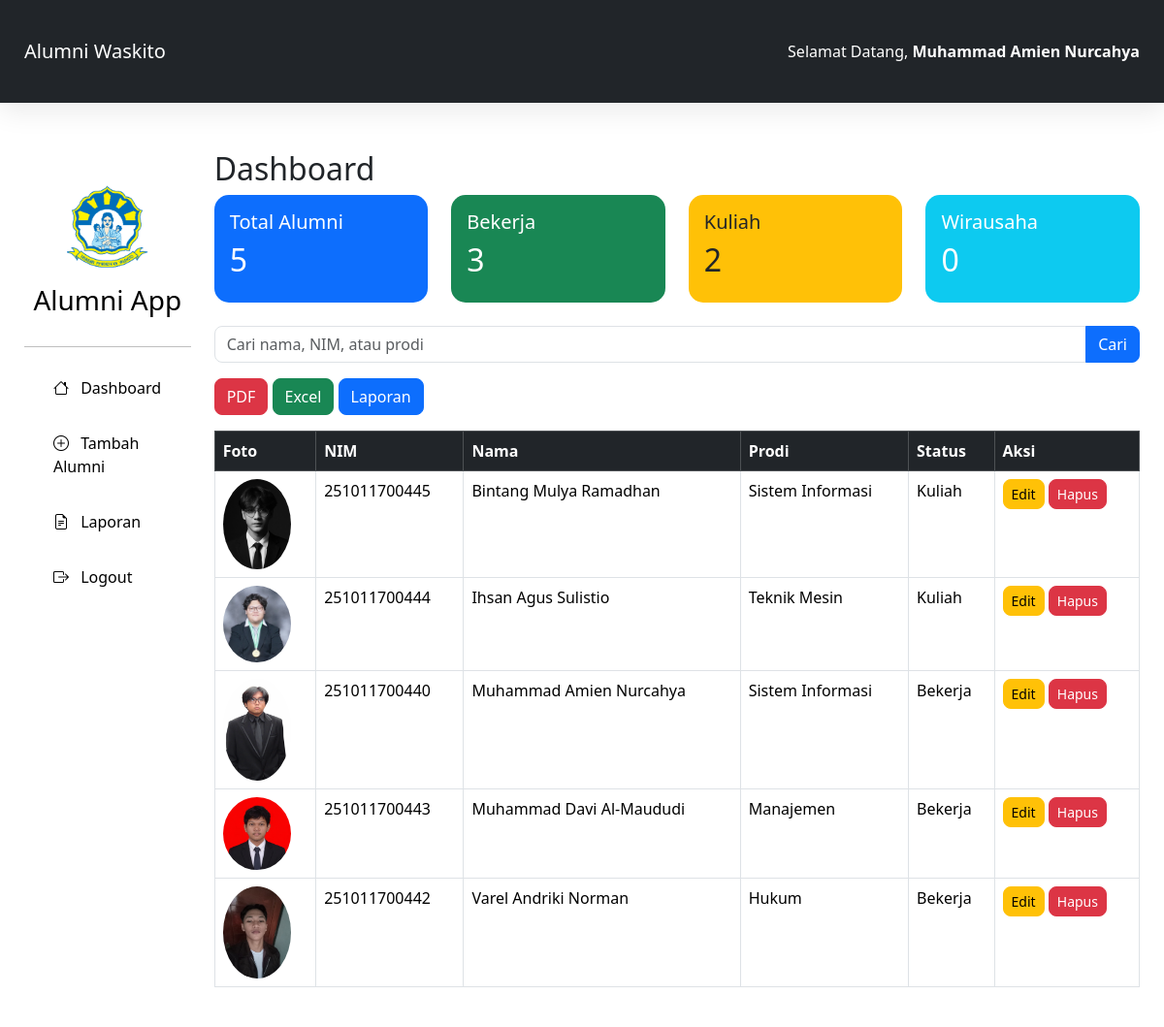
The page /view/dashboard.php (signed in) on the database its author committed.
### tables this page shows
CREATE TABLE `alumni` (
  `id` bigint(20) NOT NULL,
  `nim` varchar(20) NOT NULL,
  `nama` varchar(100) NOT NULL,
  `jenis_kelamin` enum('Laki-laki','Perempuan') NOT NULL,
  `prodi` varchar(100) NOT NULL,
  `angkatan` year(4) NOT NULL,
  `tahun_lulus` year(4) NOT NULL,
  `email` varchar(100) DEFAULT NULL,
  `telepon` varchar(20) DEFAULT NULL,
  `alamat` text DEFAULT NULL,
  `pekerjaan` varchar(100) DEFAULT NULL,
  `status` enum('Bekerja','Kuliah','Wirausaha','Belum Bekerja') DEFAULT 'Belum Bekerja',
  `foto` varchar(255) DEFAULT 'default.png',
  `created_at` timestamp NOT NULL DEFAULT current_timestamp(),
  `updated_at` timestamp NOT NULL DEFAULT current_timestamp() ON UPDATE current_timestamp()
);

### model/Alumni.php (called while the page is built, shortened)
<?php
class Alumni extends Database
{
    public function tampil()
    {
        $conn = $this->getConnection();
        return mysqli_query($conn,
        "SELECT * FROM alumni ORDER BY nama ASC");
    }
    public function total()
    {
        $conn = $this->getConnection();
        $sql=mysqli_query($conn,
        "SELECT COUNT(*) AS total FROM alumni");
        return mysqli_fetch_assoc($sql);
    }
    public function totalStatus($status)
    {
        $conn = $this->getConnection();
        $sql=mysqli_query($conn,
        "SELECT COUNT(*) AS total
        FROM alumni
        WHERE status='$status'");
        return mysqli_fetch_assoc($sql);
    }
}

### controller/AlumniController.php (called while the page is built, shortened)
<?php
require_once "../model/Alumni.php";
class AlumniController
{
    private $alumni;
    public function __construct()
    {
        $this->alumni = new Alumni();
    }
    public function cari()
    {
        return $this->alumni->tampil();
    }
}

### view/dashboard.php (the view, shortened to what this page needs)
<?php
require_once "../controller/AlumniController.php";
require_once "../model/Alumni.php";
include "template/header.php";
include "template/sidebar.php";
$controller = new AlumniController();
$data = $controller->cari();
$model = new Alumni();
$total = $model->total()['total'];
$bekerja = $model->totalStatus('Bekerja')['total'];
$kuliah = $model->totalStatus('Kuliah')['total'];
$wirausaha = $model->totalStatus('Wirausaha')['total'];
?>
<h2>Dashboard</h2>
<div class="row mb-4">
<div class="col">
<div class="card bg-primary text-white">
<div class="card-body">
<h5>Total Alumni</h5>
<h2><?= $total ?></h2>
</div>
</div>
</div>
<div class="col">
<div class="card bg-success text-white">
<div class="card-body">
<h5>Bekerja</h5>
<h2><?= $bekerja ?></h2>
</div>
</div>
</div>
<div class="col">
<div class="card bg-warning">
<div class="card-body">
<h5>Kuliah</h5>
<h2><?= $kuliah ?></h2>
</div>
</div>
</div>
<div class="col">
<div class="card bg-info text-white">
<div class="card-body">
<h5>Wirausaha</h5>
<h2><?= $wirausaha ?></h2>
</div>
</div>
</div>
</div>
<form method="GET">
<div class="input-group mb-3">
<input
type="text"
name="keyword"
class="form-control"
placeholder="Cari nama, NIM, atau prodi">
<button
class="btn btn-primary">
Cari
</button>
</div>
</form>
<div class="mb-3">
<a
href="../export/pdf.php"
class="btn btn-danger">
PDF
</a>
<a
href="../export/excel.php"
class="btn btn-success">
Excel
</a>
<a
href="laporan.php"
class="btn btn-primary">
Laporan
</a>
</div>
<table class="table table-bordered table-hover">
<thead class="table-dark">
<tr>
<th>Foto</th>
<th>NIM</th>
<th>Nama</th>
<th>Prodi</th>
<th>Status</th>
<th>Aksi</th>
</tr>
</thead>
<tbody>
<?php while($row=mysqli_fetch_assoc($data)){ ?>
<tr>
<td>
<img
src="../assets/uploads/<?= $row['foto']?>"
width="70">
</td>
<td><?= $row['nim']?></td>
<td><?= $row['nama']?></td>
<td><?= $row['prodi']?></td>
<td><?= $row['status']?></td>
<td>
<a
href="edit.php?id=<?= $row['id']?>"
class="btn btn-warning btn-sm">
Edit
</a>
<a
href="../controller/AlumniController.php?hapus=<?= $row['id']?>"
class="btn btn-danger btn-sm"
onclick="return confirm('Hapus data?')">
Hapus
</a>
</td>
</tr>
<?php } ?>
</tbody>
</table>
<?php include "template/footer.php"; ?>

### view/template/header.php (shortened to what this page needs)
<!DOCTYPE html>
<html lang="id">
<head>
    <link href="https://cdn.jsdelivr.net/npm/bootstrap@5.3.3/dist/css/bootstrap.min.css" rel="stylesheet">
    <link href="https://cdn.jsdelivr.net/npm/bootstrap-icons@1.11.3/font/bootstrap-icons.css" rel="stylesheet">
    <link rel="stylesheet" href="../assets/css/style.css">
</head>
<body>
<nav class="navbar navbar-expand-lg navbar-dark bg-dark shadow">
    <div class="container-fluid">
        <a class="navbar-brand d-flex align-items-center" href="dashboard.php">
    <span>Alumni Waskito</span>
</a>
        <div class="text-white">
            Selamat Datang,
            <strong><?= $_SESSION['nama']; ?></strong>
        </div>
    </div>
</nav>
<div class="container-fluid mt-4">
    <div class="row">

### view/template/sidebar.php
<div class="col-md-2 sidebar">
  <div class="text-center mt-3">
    <img
        src="../assets/img/20603306-4.png"
        width="90"
        class="mb-3">
    <h3>Alumni App</h3>
</div>
    <hr>
    <a href="dashboard.php">
        <i class="bi bi-house"></i> Dashboard
    </a>
    <a href="tambah.php">
        <i class="bi bi-plus-circle"></i> Tambah Alumni
    </a>
    <a href="laporan.php">
        <i class="bi bi-file-earmark-text"></i> Laporan
    </a>
    <a href="../logout.php">
        <i class="bi bi-box-arrow-right"></i> Logout
    </a>
</div>
<div class="col-md-10">

### view/template/footer.php (shortened to what this page needs)
</div>
</div>
</div>
</body>
</html>

### assets/css/style.css (style rules this page uses)
* { margin:0; padding:0; box-sizing:border-box; font-family:'Segoe UI',sans-serif; }
body { background:#ffffff; }
.sidebar { min-height:100vh; background:#ffffff !important; color:rgb(0, 0, 0); padding-top:20px; }
.sidebar h3 { color:rgb(0, 0, 0); margin-bottom:30px; }
.sidebar a { display:block; color:rgb(0, 0, 0); text-decoration:none; padding:14px 20px; transition:.3s; border-radius:8px; margin:5px 10px; }
.sidebar i { margin-right:8px; }
.card { border:none; border-radius:15px; }
.table { background:white; }
.table img { border-radius:50%; object-fit:cover; }
.btn { border-radius:8px; }
.form-control, .form-select { border-radius:8px; }
.shadow { box-shadow:0 10px 25px rgba(0,0,0,.08)!important; }
.container-fluid { padding:25px; }

### rows shown on the page
alumni: foto (picture), nim "251011700445", nama "Bintang Mulya Ramadhan", prodi "Sistem Informasi", status "Kuliah"
alumni: foto (picture), nim "251011700444", nama "Ihsan Agus Sulistio", prodi "Teknik Mesin", status "Kuliah"
alumni: foto (picture), nim "251011700440", nama "Muhammad Amien Nurcahya", prodi "Sistem Informasi", status "Bekerja"
alumni: foto (picture), nim "251011700443", nama "Muhammad Davi Al-Maududi", prodi "Manajemen", status "Bekerja"
alumni: foto (picture), nim "251011700442", nama "Varel Andriki Norman", prodi "Hukum", status "Bekerja"

### other values the page prints
$_SESSION['nama'] "Muhammad Amien Nurcahya"
$total "5"
$bekerja "3"
$kuliah "2"
$wirausaha "0"
